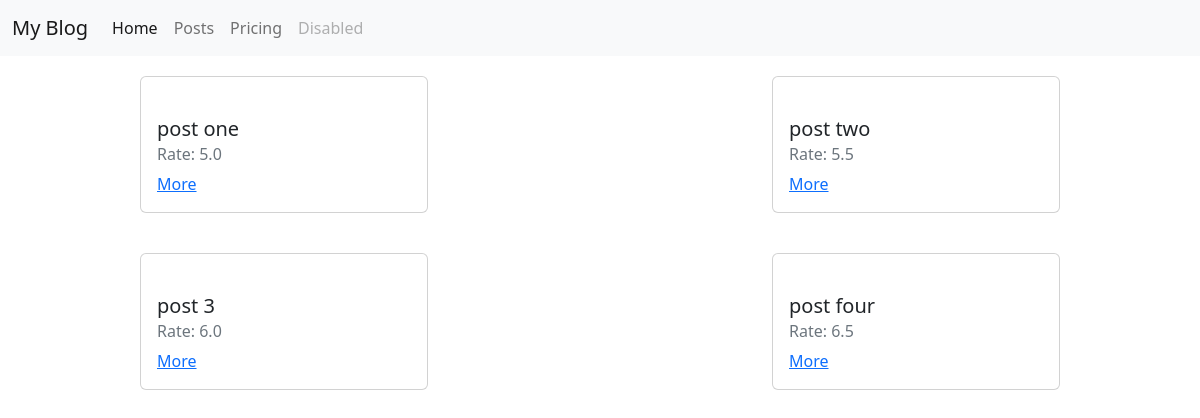
The app's page /posts/, older data.
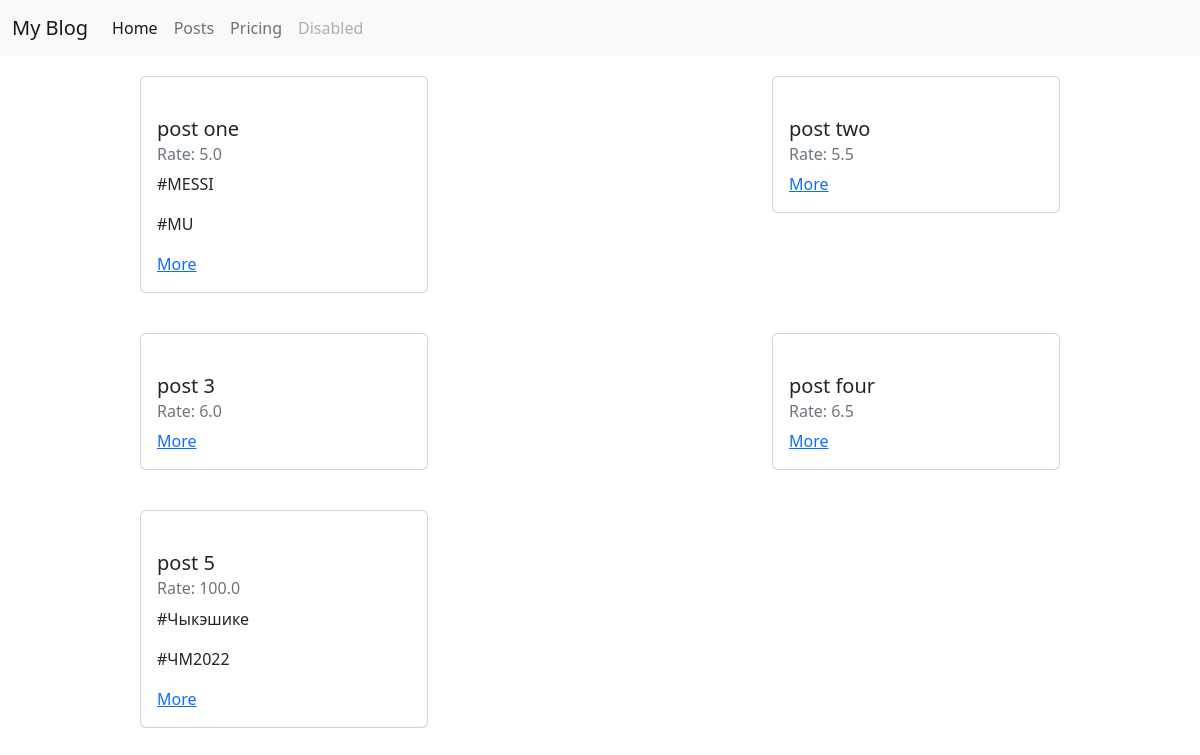
The same page, newer data.
### posts/models.py (models this page shows, shortened)
class Posts(models.Model):
    image = models.ImageField(blank=True, null=True)
    title = models.CharField(max_length=255)
    description = models.TextField()
    rate = models.FloatField(default=0.0)
    created_date = models.DateField(auto_now_add=True)
    modified_date = models.DateField(auto_now=True)
    hashtags = models.ManyToManyField(Hashtag, blank=True)

class Hashtag(models.Model):
    title = models.CharField(max_length=55)

### posts/views.py (the view)
# urls.py: path('posts/', posts_view)
def posts_view(request):
    if request.method == 'GET':
        posts = Posts.objects.all()
        context = {
            'posts': [
                {
                    'id' : post.id,
                    'title' : post.title,
                    'rate' : post.rate,
                    'image' : post.image,
                    'hashtags' : post.hashtags.all
        }
        for post in posts
    ]
}
        return render(request, 'posts/posts.html', context=context)

### templates/posts/posts.html (shortened to what this page needs)
{% extends 'layouts/index.html' %}
{% block content %}
    <div class="posts">
        {% for post in posts %}
            <div class="post_block">
                <div class="card" style="width: 18rem;">
                    <div class="card-body">
                        <h5 class="card-title">{{ post.title }}</h5>
                        <h6 class="card-subtitle mb-2 text-muted">Rate: {{ post.rate }}</h6>
                        {% for hashtag in post.hashtags %}
                        <p>{{ hashtag.title }}</p>
                         {% endfor %}
                        <a href="#" class="card-link">More</a>
                        </div>
                </div>
            </div>
        {% endfor %}
    </div>
{% endblock %}

### templates/layouts/index.html (shortened to what this page needs)
<!DOCTYPE html>
<html lang="en">
<head>
    <link rel="stylesheet" href="https://cdn.jsdelivr.net/npm/bootstrap@5.2.3/dist/css/bootstrap.min.css">
</head>
<body>
    <nav class="navbar navbar-expand-lg bg-light">
  <div class="container-fluid">
    <a class="navbar-brand" href="#">My Blog</a>
    <div class="collapse navbar-collapse" id="navbarNav">
      <ul class="navbar-nav">
        <li class="nav-item">
          <a class="nav-link active" aria-current="page" href="/">Home</a>
        </li>
        <li class="nav-item">
          <a class="nav-link" href="/posts">Posts</a>
        </li>
        <li class="nav-item">
          <a class="nav-link" href="#">Pricing</a>
        </li>
        <li class="nav-item">
          <a class="nav-link disabled">Disabled</a>
        </li>
      </ul>
    </div>
  </div>
</nav>
{% block content %}
{% endblock %}
</body>
</html>

### templates/posts/posts.html (style rules this page uses)
.posts { display: flex; justify-content: space-between; flex-wrap: wrap; width: 80%; margin-left: 10%; }
.post_block { margin: 20px; transition: all 0.3s; }

Row changes from the older to the newer data that the page shows:
added Hashtag: title "#MESSI", shown under "post one"
added Hashtag: title "#MU", shown under "post one"
added Posts: title "post 5", rate "100.0"
added Hashtag: title "#Чыкэшике", shown under "post 5"
added Hashtag: title "#ЧМ2022", shown under "post 5"
Text that changed along with them:
new list line: "Rate: More"
